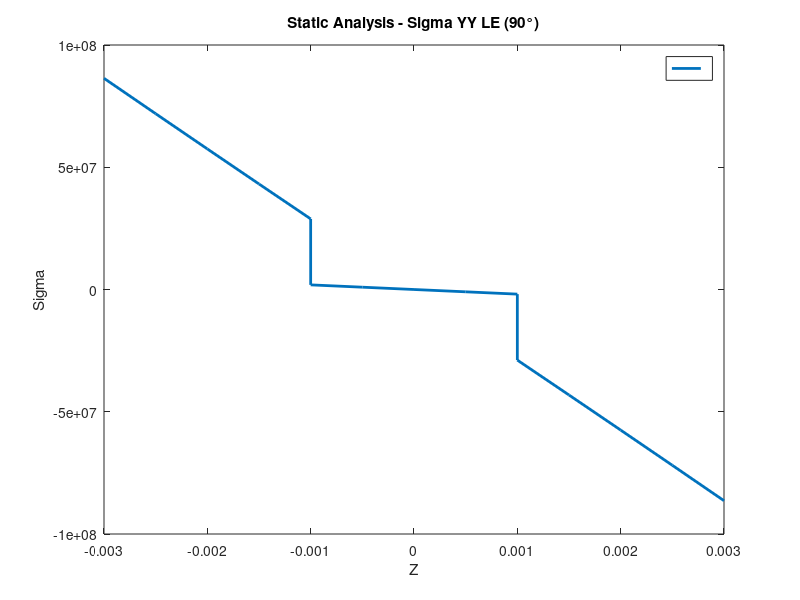
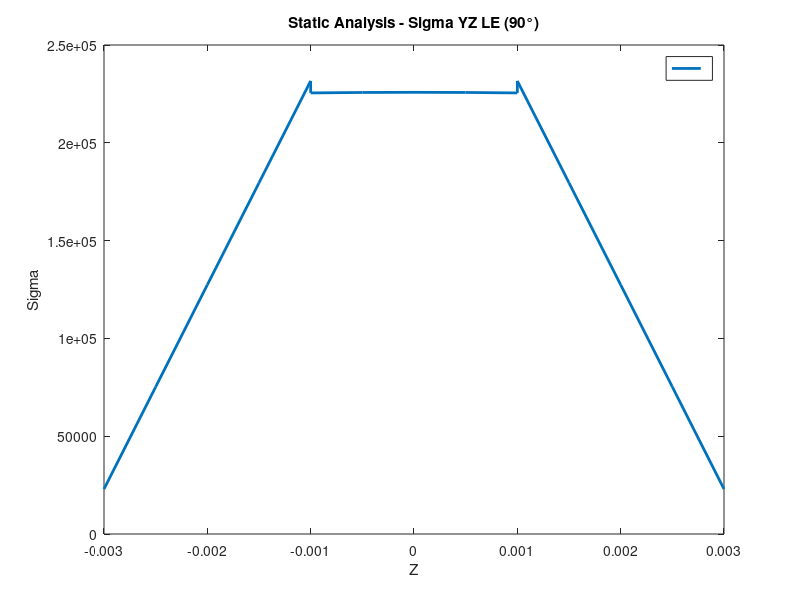
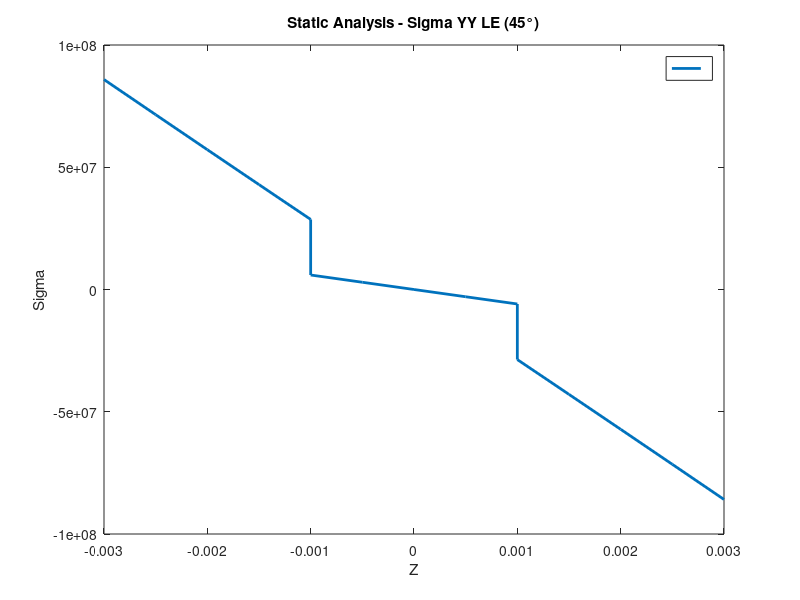
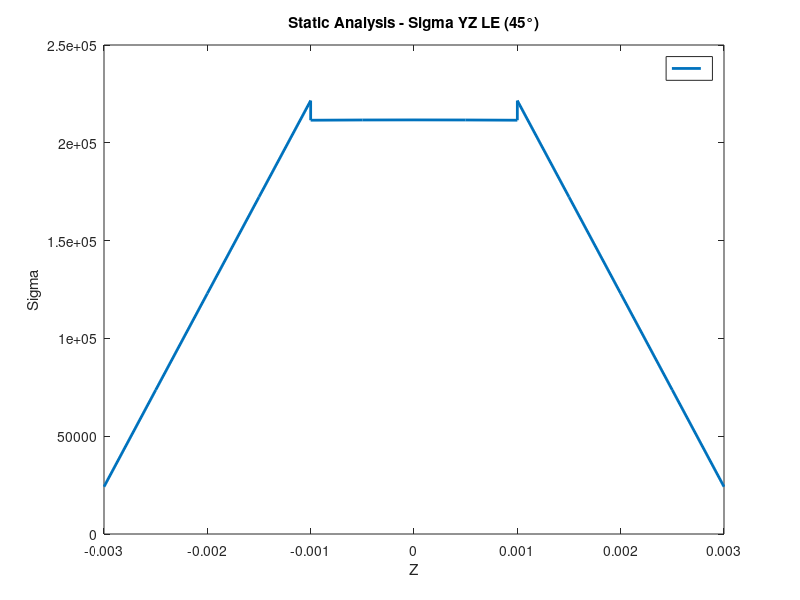

Reproduce these figures in MATLAB, in order.
clc; clear all; close all;

%% Z static

z.static = [-0.299999003E-02
-0.250000003E-02
-0.200000000E-02
-0.149999997E-02
-0.100000997E-02
-0.999990034E-03
-0.500000035E-03
-0.560700739E-19
 0.500000035E-03
 0.999990034E-03
 0.100000997E-02
 0.149999997E-02
 0.200000000E-02
 0.250000003E-02
 0.299999003E-02];

 


%% Sigma Static 

    % Sigma YY 90
    sigma.yy_90_LE = [ 0.863787184E+08
     0.719046799E+08
     0.574963906E+08
     0.431541417E+08
     0.288782192E+08
     0.189184622E+07
     0.945932605E+06
    -0.377685714E-03
    -0.945932606E+06
    -0.189184622E+07
    -0.288782192E+08
    -0.431541417E+08
    -0.574963906E+08
    -0.719046799E+08
    -0.863787184E+08];
    sigma.yy_90_TE_1 = [ 0.863096482E+08
     0.719249468E+08
     0.575399566E+08
     0.431549665E+08
     0.287702650E+08
     0.198052225E+07
     0.990271062E+06
     0.331310582E-08
    -0.990271062E+06
    -0.198052225E+07
    -0.287702650E+08
    -0.431549665E+08
    -0.575399566E+08
    -0.719249468E+08
    -0.863096482E+08];
    sigma.yy_90_TE_2 = [ 0.863158641E+08
     0.719301267E+08
     0.575441006E+08
     0.431580744E+08
     0.287723370E+08
     0.192438402E+07
     0.962201665E+06
    -0.163749772E-06
    -0.962201665E+06
    -0.192438402E+07
    -0.287723370E+08
    -0.431580744E+08
    -0.575441006E+08
    -0.719301267E+08
    -0.863158641E+08];
    sigma.yy_90_TE_3 = [ 0.863146837E+08
     0.719227499E+08
     0.575340144E+08
     0.431480687E+08
     0.287645041E+08
     0.189824196E+07
     0.949102083E+06
     0.538973510E-07
    -0.949102083E+06
    -0.189824196E+07
    -0.287645041E+08
    -0.431480687E+08
    -0.575340144E+08
    -0.719227499E+08
    -0.863146837E+08];
    sigma.yy_90_TE_4 = [ 0.863192442E+08
     0.719235474E+08
     0.575326868E+08
     0.431459265E+08
     0.287625299E+08
     0.189646659E+07
     0.948035643E+06
    -0.391298136E-06
    -0.948035643E+06
    -0.189646659E+07
    -0.287625299E+08
    -0.431459265E+08
    -0.575326868E+08
    -0.719235474E+08
    -0.863192442E+08];
    sigma.yy_90_TE_5 = [ 0.863579186E+08
     0.718938902E+08
     0.575089287E+08
     0.431469778E+08
     0.287789623E+08
     0.189792172E+07
     0.949255980E+06
     0.343894199E-05
    -0.949255980E+06
    -0.189792172E+07
    -0.287789623E+08
    -0.431469778E+08
    -0.575089287E+08
    -0.718938902E+08
    -0.863579186E+08];
    sigma.yy_90_TE_6 = [ 0.863463411E+08
     0.718938974E+08
     0.575090794E+08
     0.431442938E+08
     0.287748120E+08
     0.189501663E+07
     0.946873551E+06
     0.157843049E-04
    -0.946873551E+06
    -0.189501663E+07
    -0.287748120E+08
    -0.431442938E+08
    -0.575090794E+08
    -0.718938974E+08
    -0.863463411E+08];

    % Sigma YZ 90
    sigma.yz_90_LE = [0.229680235E+05
    0.752045610E+05
    0.127393633E+06
    0.179534191E+06
    0.231625189E+06
    0.225502733E+06
    0.225733023E+06
    0.225809788E+06
    0.225733023E+06
    0.225502733E+06
    0.231625189E+06
    0.179534191E+06
    0.127393633E+06
    0.752045610E+05
    0.229680235E+05];
    sigma.yz_90_TE_1 = [0.895104578E+05
    0.895104578E+05
    0.895104578E+05
    0.895104578E+05
    0.895104578E+05
    0.321003021E+06
    0.321003021E+06
    0.321003021E+06
    0.321003021E+06
    0.321003021E+06
    0.895104578E+05
    0.895104578E+05
    0.895104578E+05
    0.895104578E+05
    0.895104578E+05];
    sigma.yz_90_TE_2 = [0.107451876E+06
    0.107781893E+06
    0.108051912E+06
    0.108261928E+06
    0.108411936E+06
    0.388787651E+06
    0.389110425E+06
    0.389218019E+06
    0.389110425E+06
    0.388787651E+06
    0.108411936E+06
    0.108261928E+06
    0.108051912E+06
    0.107781893E+06
    0.107451876E+06];
    sigma.yz_90_TE_3 = [0.972165513E+05
    0.929483091E+05
    0.894560345E+05
    0.867398210E+05
    0.847996998E+05
    0.304109046E+06
    0.299934485E+06
    0.298542927E+06
    0.299934485E+06
    0.304109046E+06
    0.847996998E+05
    0.867398210E+05
    0.894560345E+05
    0.929483091E+05
    0.972165513E+05];
    sigma.yz_90_TE_4 = [0.980805922E+05
    0.938065995E+05
    0.903116929E+05
    0.875947221E+05
    0.856547508E+05
    0.307175436E+06
    0.303002189E+06
    0.301611234E+06
    0.303002189E+06
    0.307175436E+06
    0.856547508E+05
    0.875947221E+05
    0.903116929E+05
    0.938065995E+05
    0.980805922E+05];
    sigma.yz_90_TE_5 = [-0.562678573E+05
     0.110725358E+06
     0.160883037E+06
     0.146086552E+06
     0.106692741E+06
     0.382616365E+06
     0.256502934E+06
     0.207572470E+06
     0.256502934E+06
     0.382616365E+06
     0.106692741E+06
     0.146086552E+06
     0.160883037E+06
     0.110725358E+06
    -0.562678573E+05];
    sigma.yz_90_TE_6 = [-0.564855660E+05
     0.110559645E+06
     0.160731689E+06
     0.145927299E+06
     0.106516980E+06
     0.381986047E+06
     0.255820855E+06
     0.206870363E+06
     0.255820854E+06
     0.381986047E+06
     0.106516980E+06
     0.145927299E+06
     0.160731689E+06
     0.110559645E+06
    -0.564855660E+05];




    % Sigma YY 45
    sigma.yy_45_LE = [ 0.858715858E+08
     0.715051347E+08
     0.571806542E+08
     0.428984329E+08
     0.286587562E+08
     0.592787258E+07
     0.296396603E+07
    -0.173671268E-03
    -0.296396603E+07
    -0.592787258E+07
    -0.286587563E+08
    -0.428984329E+08
    -0.571806542E+08
    -0.715051347E+08
    -0.858715858E+08];
    sigma.yy_45_TE_1 = [ 0.860985837E+08
     0.717490591E+08
     0.573992465E+08
     0.430494339E+08
     0.286999093E+08
     0.380973594E+07
     0.190488708E+07
    -0.119996848E-07
    -0.190488708E+07
    -0.380973594E+07
    -0.286999093E+08
    -0.430494339E+08
    -0.573992465E+08
    -0.717490591E+08
    -0.860985837E+08];
    sigma.yy_45_TE_2 = [ 0.857889063E+08
     0.714909937E+08
     0.571927942E+08
     0.428945947E+08
     0.285966821E+08
     0.649079128E+07
     0.324542821E+07
    -0.265871766E-06
    -0.324542821E+07
    -0.649079128E+07
    -0.285966821E+08
    -0.428945947E+08
    -0.571927942E+08
    -0.714909937E+08
    -0.857889063E+08];
    sigma.yy_45_TE_3 = [ 0.858235242E+08
     0.715115886E+08
     0.572038677E+08
     0.428997484E+08
     0.285986173E+08
     0.592321323E+07
     0.296149582E+07
    -0.402767776E-07
    -0.296149582E+07
    -0.592321323E+07
    -0.285986173E+08
    -0.428997484E+08
    -0.572038677E+08
    -0.715115886E+08
    -0.858235242E+08];
    sigma.yy_45_TE_4 = [ 0.858242607E+08
     0.715105692E+08
     0.572019832E+08
     0.428977114E+08
     0.285969624E+08
     0.593968014E+07
     0.296952864E+07
    -0.453193003E-06
    -0.296952864E+07
    -0.593968014E+07
    -0.285969624E+08
    -0.428977114E+08
    -0.572019832E+08
    -0.715105692E+08
    -0.858242607E+08];
    sigma.yy_45_TE_5 = [ 0.858444008E+08
     0.714884549E+08
     0.571811458E+08
     0.428906620E+08
     0.286000669E+08
     0.593563943E+07
     0.296850745E+07
     0.683071041E-05
    -0.296850745E+07
    -0.593563943E+07
    -0.286000669E+08
    -0.428906620E+08
    -0.571811458E+08
    -0.714884549E+08
    -0.858444008E+08];
    sigma.yy_45_TE_6 = [ 0.858289687E+08
     0.714872133E+08
     0.571811709E+08
     0.428882012E+08
     0.285961478E+08
     0.593952403E+07
     0.296961464E+07
     0.227532977E-04
    -0.296961464E+07
    -0.593952403E+07
    -0.285961478E+08
    -0.428882012E+08
    -0.571811709E+08
    -0.714872133E+08
    -0.858289687E+08];

    % Sigma YZ 45
    sigma.yz_45_LE = [0.241661022E+05
    0.735797436E+05
    0.122954951E+06
    0.172290733E+06
    0.221586099E+06
    0.211547642E+06
    0.211665389E+06
    0.211704639E+06
    0.211665389E+06
    0.211547642E+06
    0.221586099E+06
    0.172290733E+06
    0.122954951E+06
    0.735797436E+05
    0.241661022E+05];
    sigma.yz_45_TE_1 = [0.121503298E+0
    0.121503298E+0
    0.121503298E+0
    0.121503298E+0
    0.121503298E+0
    0.257010435E+0
    0.257010435E+0
    0.257010435E+0
    0.257010435E+0
    0.257010435E+0
    0.121503298E+0
    0.121503298E+0
    0.121503298E+0
    0.121503298E+0
    0.121503298E+0];
    sigma.yz_45_TE_2 = [0.142180693E+06
    0.142508776E+06
    0.142777213E+06
    0.142985997E+06
    0.143135127E+06
    0.306617030E+06
    0.306822209E+06
    0.306890604E+06
    0.306822209E+06
    0.306617030E+06
    0.143135127E+06
    0.142985997E+06
    0.142777213E+06
    0.142508776E+06
    0.142180693E+06];
    sigma.yz_45_TE_3 = [0.510339575E+05
    0.791041790E+05
    0.102071227E+06
    0.119934485E+06
    0.132693751E+06
    0.252826946E+06
    0.261793771E+06
    0.264782793E+06
    0.261793771E+06
    0.252826946E+06
    0.132693751E+06
    0.119934485E+06
    0.102071227E+06
    0.791041790E+05
    0.510339575E+05];
    sigma.yz_45_TE_4 = [0.565178246E+05
    0.845953778E+05
    0.107569917E+06
    0.125439931E+06
    0.138204519E+06
    0.264957777E+06
    0.273926449E+06
    0.276916162E+06
    0.273926449E+06
    0.264957777E+06
    0.138204519E+06
    0.125439931E+06
    0.107569917E+06
    0.845953778E+05
    0.565178246E+05];
    sigma.yz_45_TE_5 = [-0.204659916E+05
     0.102983755E+06
     0.154945451E+06
     0.164842939E+06
     0.155564351E+06
     0.301325979E+06
     0.245625701E+06
     0.223549276E+06
     0.245625701E+06
     0.301325979E+06
     0.155564351E+06
     0.164842939E+06
     0.154945451E+06
     0.102983755E+06
    -0.204659916E+05];
    sigma.yz_45_TE_6 = [-0.205457442E+05
     0.102765233E+06
     0.154661543E+06
     0.164534984E+06
     0.155252268E+06
     0.300620196E+06
     0.244932795E+06
     0.222862669E+06
     0.244932795E+06
     0.300620196E+06
     0.155252268E+06
     0.164534984E+06
     0.154661543E+06
     0.102765233E+06
    -0.205457442E+05];




%% Sigma Thermal 

    % Sigma XX 90
    sigma.xx.thermal_90_LE = [ 0.299032614E+07
     0.276814308E+07
     0.284925904E+07
     0.323368154E+07
     0.392139373E+07
    -0.550426618E+07
    -0.102739814E+08
    -0.118639290E+08
    -0.102739814E+08
    -0.550426618E+07
     0.392139373E+07
     0.323368154E+07
     0.284925904E+07
     0.276814308E+07
     0.299032614E+07];
    sigma.xx.thermal_90_TE_1 = [ 0.307193349E+07
     0.307193349E+07
     0.307193349E+07
     0.307193349E+07
     0.307193349E+07
    -0.614258186E+07
    -0.614258186E+07
    -0.614258186E+07
    -0.614258186E+07
    -0.614258186E+07
     0.307193349E+07
     0.307193349E+07
     0.307193349E+07
     0.307193349E+07
     0.307193349E+07];
    sigma.xx.thermal_90_TE_2 = [ 0.278321721E+0
     0.277586199E+0
     0.276984395E+0
     0.276516326E+0
     0.276181996E+0
    -0.557210770E+0
    -0.557411366E+0
    -0.557478233E+0
    -0.557411366E+0
    -0.557210770E+0
     0.276181996E+0
     0.276516326E+0
     0.276984395E+0
     0.277586199E+0
     0.278321721E+0];
    sigma.xx.thermal_90_TE_3 = [ 0.305400899E+07
     0.292190213E+07
     0.281381233E+07
     0.272974249E+07
     0.266969357E+07
    -0.566259718E+07
    -0.569380240E+07
    -0.570420442E+07
    -0.569380240E+07
    -0.566259718E+07
     0.266969357E+07
     0.272974249E+07
     0.281381233E+07
     0.292190213E+07
     0.305400899E+07];
    sigma.xx.thermal_90_TE_4 = [ 0.249107752E+07
     0.308589782E+07
     0.307328940E+07
     0.275280963E+07
     0.235747091E+07
    -0.596833399E+07
    -0.626686022E+07
    -0.637746688E+07
    -0.626686022E+07
    -0.596833399E+07
     0.235747091E+07
     0.275280963E+07
     0.307328940E+07
     0.308589782E+07
     0.249107752E+07];
    sigma.xx.thermal_90_TE_5 = [ 0.202235996E+07
     0.315314448E+07
     0.328603578E+07
     0.289639296E+07
     0.235397857E+07
    -0.599647665E+07
    -0.642212886E+07
    -0.658110413E+07
    -0.642212886E+07
    -0.599647665E+07
     0.235397857E+07
     0.289639296E+07
     0.328603578E+07
     0.315314448E+07
     0.202235996E+07];
    sigma.xx.thermal_90_TE_6 = [ 0.367884376E+07
     0.254380330E+07
     0.341343267E+07
     0.319925881E+07
     0.173192417E+07
    -0.660713019E+07
    -0.824392710E+07
    -0.894033327E+07
    -0.824392710E+07
    -0.660713019E+07
     0.173192417E+07
     0.319925881E+07
     0.341343267E+07
     0.254380330E+07
     0.367884376E+07];

    % Sigma YY 90
    sigma.yy.thermal_90_LE = [ 0.235759965E+09
     0.228227527E+09
     0.230121634E+09
     0.241442534E+09
     0.262189713E+09
    -0.462449892E+09
    -0.474703605E+09
    -0.478788285E+09
    -0.474703605E+09
    -0.462449892E+09
     0.262189713E+09
     0.241442534E+09
     0.230121634E+09
     0.228227527E+09
     0.235759965E+09];
    sigma.yy.thermal_90_TE_1 = [ 0.236774329E+09
     0.236774329E+09
     0.236774329E+09
     0.236774329E+09
     0.236774329E+09
    -0.473544982E+09
    -0.473544982E+09
    -0.473544982E+09
    -0.473544982E+09
    -0.473544982E+09
     0.236774329E+09
     0.236774329E+09
     0.236774329E+09
     0.236774329E+09
     0.236774329E+09];
    sigma.yy.thermal_90_TE_2 = [ 0.232403821E+09
     0.232174870E+09
     0.231987541E+09
     0.231841841E+09
     0.231737772E+09
    -0.464043217E+09
    -0.464048307E+09
    -0.464050003E+09
    -0.464048307E+09
    -0.464043217E+09
     0.231737772E+09
     0.231841841E+09
     0.231987541E+09
     0.232174870E+09
     0.232403821E+09];
    sigma.yy.thermal_90_TE_3 = [ 0.232642422E+09
     0.232308157E+09
     0.232034661E+09
     0.231821942E+09
     0.231670002E+09
    -0.464134186E+09
    -0.464173274E+09
    -0.464186304E+09
    -0.464173274E+09
    -0.464134186E+09
     0.231670002E+09
     0.231821942E+09
     0.232034661E+09
     0.232308157E+09
     0.232642422E+09];
    sigma.yy.thermal_90_TE_4 = [ 0.212292332E+09
     0.236020691E+09
     0.239893411E+09
     0.233234948E+09
     0.223298429E+09
    -0.464857995E+09
    -0.465556471E+09
    -0.465817454E+09
    -0.465556471E+09
    -0.464857995E+09
     0.223298429E+09
     0.233234948E+09
     0.239893411E+09
     0.236020691E+09
     0.212292332E+09];
    sigma.yy.thermal_90_TE_5 = [ 0.211780067E+09
     0.236088915E+09
     0.240118717E+09
     0.233384637E+09
     0.223288151E+09
    -0.464860582E+09
    -0.465686946E+09
    -0.465997126E+09
    -0.465686946E+09
    -0.464860582E+09
     0.223288151E+09
     0.233384637E+09
     0.240118717E+09
     0.236088915E+09
     0.211780067E+09];
    sigma.yy.thermal_90_TE_6 = [ 0.268410910E+09
     0.217084398E+09
     0.244364873E+09
     0.246136517E+09
     0.210921565E+09
    -0.466082597E+09
    -0.469847066E+09
    -0.471471061E+09
    -0.469847066E+09
    -0.466082597E+09
     0.210921565E+09
     0.246136517E+09
     0.244364873E+09
     0.217084398E+09
     0.268410910E+09];

    % Sigma ZZ 90
    sigma.zz.thermal_90_LE = [ 0.866587993E+05
    -0.106328965E+06
     0.370379256E+04
     0.416763986E+06
     0.113283420E+07
    -0.602241177E+06
    -0.559566405E+07
    -0.726018289E+07
    -0.559566405E+07
    -0.602241177E+06
     0.113283420E+07
     0.416763986E+06
     0.370379256E+04
    -0.106328965E+06
     0.866587993E+05];
    sigma.zz.thermal_90_TE_1 = [-0.286958353E+06
    -0.286958353E+06
    -0.286958353E+06
    -0.286958353E+06
    -0.286958353E+06
     0.576942771E+06
     0.576942771E+06
     0.576942771E+06
     0.576942771E+06
     0.576942771E+06
    -0.286958353E+06
    -0.286958353E+06
    -0.286958353E+06
    -0.286958353E+06
    -0.286958353E+06];
    sigma.zz.thermal_90_TE_2 = [-0.287691321E+06
    -0.295046541E+06
    -0.301064579E+06
    -0.305745276E+06
    -0.309088577E+06
     0.532588490E+06
     0.530513975E+06
     0.529822451E+06
     0.530513975E+06
     0.532588490E+06
    -0.309088577E+06
    -0.305745276E+06
    -0.301064579E+06
    -0.295046541E+06
    -0.287691321E+06];
    sigma.zz.thermal_90_TE_3 = [ 0.385282913E+06
     0.686380778E+05
    -0.190440639E+06
    -0.391946304E+06
    -0.535876607E+06
     0.305821749E+06
     0.219396468E+06
     0.190587270E+06
     0.219396468E+06
     0.305821749E+06
    -0.535876607E+06
    -0.391946304E+06
    -0.190440639E+06
     0.686380778E+05
     0.385282913E+06];
    sigma.zz.thermal_90_TE_4 = [-0.423399100E+05
     0.298797482E+06
     0.786257661E+05
    -0.403292110E+06
    -0.913941909E+06
    -0.814075842E+05
    -0.463141641E+06
    -0.601864177E+06
    -0.463141641E+06
    -0.814075842E+05
    -0.913941909E+06
    -0.403292110E+06
     0.786257661E+05
     0.298797482E+06
    -0.423399100E+05];
    sigma.zz.thermal_90_TE_5 = [-0.120841290E+07
     0.455974748E+06
     0.598719721E+06
    -0.487895944E+05
    -0.917636603E+06
    -0.850966322E+05
    -0.777728818E+06
    -0.103608273E+07
    -0.777728818E+06
    -0.850966322E+05
    -0.917636603E+06
    -0.487895944E+05
     0.598719721E+06
     0.455974748E+06
    -0.120841290E+07];
    sigma.zz.thermal_90_TE_6 = [ 0.203470573E+06
    -0.152103892E+06
     0.711982418E+06
     0.932157277E+05
    -0.187754080E+07
    -0.105839450E+07
    -0.313870306E+07
    -0.400271164E+07
    -0.313870306E+07
    -0.105839450E+07
    -0.187754080E+07
     0.932157277E+05
     0.711982418E+06
    -0.152103892E+06
     0.203470573E+06];





    
    % Sigma XX 45
    sigma.xx.thermal_45_LE = [-0.896046073E+07
    -0.905848677E+07
    -0.900598852E+07
    -0.880296247E+07
    -0.844941726E+07
     0.255878333E+08
     0.143063589E+08
     0.105457668E+08
     0.143063589E+08
     0.255878333E+08
    -0.844941726E+07
    -0.880296247E+07
    -0.900598852E+07
    -0.905848677E+07
    -0.896046073E+07];
    sigma.xx.thermal_45_TE_1 = [-0.778206289E+08
    -0.778206289E+08
    -0.778206289E+08
    -0.778206289E+08
    -0.778206289E+08
     0.155764603E+09
     0.155764603E+09
     0.155764603E+09
     0.155764603E+09
     0.155764603E+09
    -0.778206289E+08
    -0.778206289E+08
    -0.778206289E+08
    -0.778206289E+08
    -0.778206289E+08];
    sigma.xx.thermal_45_TE_2 = [-0.911100182E+07
    -0.911485833E+07
    -0.911801373E+07
    -0.912046792E+07
    -0.912222089E+07
     0.181842922E+08
     0.181763785E+08
     0.181737406E+08
     0.181763785E+08
     0.181842922E+08
    -0.912222089E+07
    -0.912046792E+07
    -0.911801373E+07
    -0.911485833E+07
    -0.911100182E+07];
    sigma.xx.thermal_45_TE_3 = [-0.887454662E+07
    -0.898702069E+07
    -0.907904694E+07
    -0.915062291E+07
    -0.920174779E+07
     0.180963625E+08
     0.180411571E+08
     0.180227548E+08
     0.180411571E+08
     0.180963625E+08
    -0.920174779E+07
    -0.915062291E+07
    -0.907904694E+07
    -0.898702069E+07
    -0.887454662E+07];
    sigma.xx.thermal_45_TE_4 = [-0.920704597E+07
    -0.891096838E+07
    -0.892401646E+07
    -0.909301939E+07
    -0.929883247E+07
     0.183811472E+08
     0.173912695E+08
     0.170177921E+08
     0.173912695E+08
     0.183811472E+08
    -0.929883247E+07
    -0.909301939E+07
    -0.892401646E+07
    -0.891096838E+07
    -0.920704597E+07];
    sigma.xx.thermal_45_TE_5 = [-0.960081703E+07
    -0.890461317E+07
    -0.880163222E+07
    -0.901190119E+07
    -0.931764017E+07
     0.183746625E+08
     0.173248768E+08
     0.169254392E+08
     0.173248768E+08
     0.183746625E+08
    -0.931764017E+07
    -0.901190119E+07
    -0.880163222E+07
    -0.890461317E+07
    -0.960081703E+07];
    sigma.xx.thermal_45_TE_6 = [-0.869978073E+07
    -0.920604646E+07
    -0.886322123E+07
    -0.890318876E+07
    -0.942001099E+07
     0.197038956E+08
     0.161724827E+08
     0.145941487E+08
     0.161724827E+08
     0.197038956E+08
    -0.942001099E+07
    -0.890318876E+07
    -0.886322123E+07
    -0.920604646E+07
    -0.869978073E+07];

    % Sigma YY 45
    sigma.yy.thermal_45_LE = [ 0.210922073E+09
     0.207304760E+09
     0.208418717E+09
     0.214264063E+09
     0.224840539E+09
    -0.410103165E+09
    -0.424803359E+09
    -0.429703555E+09
    -0.424803359E+09
    -0.410103165E+09
     0.224840539E+09
     0.214264063E+09
     0.208418717E+09
     0.207304760E+09
     0.210922073E+09];
    sigma.yy.thermal_45_TE_1 = [ 0.310889652E+09
     0.310889652E+09
     0.310889652E+09
     0.310889652E+09
     0.310889652E+09
    -0.621791865E+09
    -0.621791865E+09
    -0.621791865E+09
    -0.621791865E+09
    -0.621791865E+09
     0.310889652E+09
     0.310889652E+09
     0.310889652E+09
     0.310889652E+09
     0.310889652E+09];
    sigma.yy.thermal_45_TE_2 = [ 0.209582793E+09
     0.209462749E+09
     0.209364528E+09
     0.209288134E+09
     0.209233568E+09
    -0.418632992E+09
    -0.418643329E+09
    -0.418646774E+09
    -0.418643329E+09
    -0.418632992E+09
     0.209233568E+09
     0.209288134E+09
     0.209364528E+09
     0.209462749E+09
     0.209582793E+09];
    sigma.yy.thermal_45_TE_3 = [ 0.209795434E+09
     0.209582191E+09
     0.209407715E+09
     0.209272012E+09
     0.209175083E+09
    -0.418712990E+09
    -0.418769436E+09
    -0.418788252E+09
    -0.418769436E+09
    -0.418712990E+09
     0.209175083E+09
     0.209272012E+09
     0.209407715E+09
     0.209582191E+09
     0.209795434E+09];
    sigma.yy.thermal_45_TE_4 = [ 0.198115431E+09
     0.211104370E+09
     0.213785026E+09
     0.210925188E+09
     0.206233545E+09
    -0.418649424E+09
    -0.419922666E+09
    -0.420403670E+09
    -0.419922666E+09
    -0.418649424E+09
     0.206233545E+09
     0.210925188E+09
     0.213785026E+09
     0.211104370E+09
     0.198115431E+09];
    sigma.yy.thermal_45_TE_5 = [ 0.197736051E+09
     0.211138975E+09
     0.213937199E+09
     0.211031195E+09
     0.206232860E+09
    -0.418654206E+09
    -0.419988402E+09
    -0.420495649E+09
    -0.419988402E+09
    -0.418654206E+09
     0.206232860E+09
     0.211031195E+09
     0.213937199E+09
     0.211138975E+09
     0.197736051E+09];
    sigma.yy.thermal_45_TE_6 = [ 0.227307464E+09
     0.202291592E+09
     0.212823244E+09
     0.216096266E+09
     0.205713243E+09
    -0.417357856E+09
    -0.421929167E+09
    -0.423973291E+09
    -0.421929167E+09
    -0.417357856E+09
     0.205713243E+09
     0.216096266E+09
     0.212823244E+09
     0.202291592E+09
     0.227307464E+09];

    % Sigma ZZ 45
    sigma.zz.thermal_45_LE = [ 0.637450883E+04
    -0.628261548E+05
     0.193806348E+05
     0.252997786E+06
     0.638016052E+06
    -0.128056220E+05
    -0.153891859E+07
    -0.204763652E+07
    -0.153891859E+07
    -0.128056220E+05
     0.638016052E+06
     0.252997786E+06
     0.193806348E+05
    -0.628261548E+05
     0.637450883E+04];
    sigma.zz.thermal_45_TE_1 = [-0.113105663E+06
    -0.113105663E+06
    -0.113105663E+06
    -0.113105663E+06
    -0.113105663E+06
     0.228892116E+06
     0.228892116E+06
     0.228892116E+06
     0.228892116E+06
     0.228892116E+06
    -0.113105663E+06
    -0.113105663E+06
    -0.113105663E+06
    -0.113105663E+06
    -0.113105663E+06];
    sigma.zz.thermal_45_TE_2 = [-0.242311030E+06
    -0.246167539E+06
    -0.249322934E+06
    -0.251777130E+06
    -0.253530099E+06
     0.464360736E+06
     0.463290389E+06
     0.462933597E+06
     0.463290389E+06
     0.464360736E+06
    -0.253530099E+06
    -0.251777130E+06
    -0.249322934E+06
    -0.246167539E+06
    -0.242311030E+06];
    sigma.zz.thermal_45_TE_3 = [ 0.330289719E+06
     0.676118706E+05
    -0.147311073E+06
    -0.314473359E+06
    -0.433873071E+06
     0.284049769E+06
     0.212437979E+06
     0.188566743E+06
     0.212437979E+06
     0.284049769E+06
    -0.433873071E+06
    -0.314473359E+06
    -0.147311073E+06
     0.676118706E+05
     0.330289719E+06];
    sigma.zz.thermal_45_TE_4 = [ 0.529829716E+05
     0.175496809E+06
     0.204389157E+05
    -0.259016087E+06
    -0.543722234E+06
     0.170145296E+06
    -0.368311344E+05
    -0.111596621E+06
    -0.368311344E+05
     0.170145296E+06
    -0.543722234E+06
    -0.259016087E+06
     0.204389157E+05
     0.175496809E+06
     0.529829716E+05];
    sigma.zz.thermal_45_TE_5 = [-0.838645260E+06
     0.225915032E+06
     0.334046170E+06
    -0.565457686E+05
    -0.589830044E+06
     0.124017466E+06
    -0.299856339E+06
    -0.458199889E+06
    -0.299856339E+06
     0.124017466E+06
    -0.589830044E+06
    -0.565457686E+05
     0.334046170E+06
     0.225915032E+06
    -0.838645260E+06];
    sigma.zz.thermal_45_TE_6 = [-0.124158606E+05
    -0.102891597E+06
     0.232078638E+06
    -0.305680214E+05
    -0.822461049E+06
    -0.112511424E+06
    -0.929946365E+06
    -0.126830526E+07
    -0.929946365E+06
    -0.112511424E+06
    -0.822461049E+06
    -0.305680214E+05
     0.232078638E+06
    -0.102891597E+06
    -0.124158606E+05];
  
%% Static plots (8)  

    % LE 90
    figure()
    plot(z.static, sigma.yy_90_LE, 'linewidth', 2)
    xlabel('Z')
    ylabel('Sigma')
    title('Static Analysis - Sigma YY LE (90°)')
    legend('')

    figure()
    plot(z.static, sigma.yz_90_LE, 'linewidth', 2)
    xlabel('Z')
    ylabel('Sigma')
    title('Static Analysis - Sigma YZ LE (90°)')
    legend('')

    % LE 45
    figure()
    plot(z.static, sigma.yy_45_LE, 'linewidth', 2)
    xlabel('Z')
    ylabel('Sigma')
    title('Static Analysis - Sigma YY LE (45°)')
    legend('')

    figure()
    plot(z.static, sigma.yz_45_LE, 'linewidth', 2)
    xlabel('Z')
    ylabel('Sigma')
    title('Static Analysis - Sigma YZ LE (45°)')
    legend('')

    % LE vs TE 90 (yy)
    figure()
    plot(z.static, sigma.yy_90_LE, 'linewidth', 2)
    hold on
    plot(z.static, sigma.yy_90_TE_1, 'linewidth', 2)
    hold on
    plot(z.static, sigma.yy_90_TE_2, 'linewidth', 2)
    hold on
    plot(z.static, sigma.yy_90_TE_3, 'linewidth', 2)
    hold on
    plot(z.static, sigma.yy_90_TE_4, 'linewidth', 2)
    hold on
    plot(z.static, sigma.yy_90_TE_5, 'linewidth', 2)
    hold on
    plot(z.static, sigma.yy_90_TE_6, 'linewidth', 2)
    xlabel('Z')
    ylabel('Sigma')
    title('Static Analysis - Sigma YY (90°): LE vs TE')
    legend('')

    % LE vs TE 90 (yz)
    figure()
    plot(z.static, sigma.yz_90_LE, 'linewidth', 2)
    hold on
    plot(z.static, sigma.yz_90_TE_1, 'linewidth', 2)
    hold on
    plot(z.static, sigma.yz_90_TE_2, 'linewidth', 2)
    hold on
    plot(z.static, sigma.yz_90_TE_3, 'linewidth', 2)
    hold on
    plot(z.static, sigma.yz_90_TE_4, 'linewidth', 2)
    hold on
    plot(z.static, sigma.yz_90_TE_5, 'linewidth', 2)
    hold on
    plot(z.static, sigma.yz_90_TE_6, 'linewidth', 2)    
    xlabel('Z')
    ylabel('Sigma')
    title('Static Analysis - Sigma YZ (90°): LE vs TE')
    legend('')


    % LE vs TE 45 (yy)
    figure()
    plot(z.static, sigma.yy_45_LE, 'linewidth', 2)
    hold on
    plot(z.static, sigma.yy_45_TE_1, 'linewidth', 2)
    hold on
    plot(z.static, sigma.yy_45_TE_2, 'linewidth', 2)
    hold on
    plot(z.static, sigma.yy_45_TE_3, 'linewidth', 2)
    hold on
    plot(z.static, sigma.yy_45_TE_4, 'linewidth', 2)
    hold on
    plot(z.static, sigma.yy_45_TE_5, 'linewidth', 2)
    hold on
    plot(z.static, sigma.yy_45_TE_6, 'linewidth', 2)
    xlabel('Z')
    ylabel('Sigma')
    title('Static Analysis - Sigma YY (45°): LE vs TE')
    legend('')

    % LE vs TE 45 (yz)
    figure()
    plot(z.static, sigma.yz_45_LE, 'linewidth', 2)
    hold on
    plot(z.static, sigma.yz_45_TE_1, 'linewidth', 2)
    hold on
    plot(z.static, sigma.yz_45_TE_2, 'linewidth', 2)
    hold on
    plot(z.static, sigma.yz_45_TE_3, 'linewidth', 2)
    hold on
    plot(z.static, sigma.yz_45_TE_4, 'linewidth', 2)
    hold on
    plot(z.static, sigma.yz_45_TE_5, 'linewidth', 2)
    hold on
    plot(z.static, sigma.yz_45_TE_6, 'linewidth', 2)
    xlabel('Z')
    ylabel('Sigma')
    title('Static Analysis - Sigma YZ (45°): LE vs TE')
    legend('')


%% Thermal plots (12)  

    % LE 90
    figure()
    plot(z.static, sigma.xx.thermal_90_LE, 'linewidth', 2)
    xlabel('Z')
    ylabel('Sigma')
    title('Thermal Analysis - Sigma XX LE (90°)')
    legend('')
        
    figure()
    plot(z.static, sigma.yy.thermal_90_LE, 'linewidth', 2)
    xlabel('Z')
    ylabel('Sigma')
    title('Thermal Analysis - Sigma YY LE (90°)')
    legend('')

    figure()
    plot(z.static, sigma.zz.thermal_90_LE, 'linewidth', 2)
    xlabel('Z')
    ylabel('Sigma')
    title('Thermal Analysis - Sigma ZZ LE (90°)')
    legend('')

    % LE 45
    figure()
    plot(z.static, sigma.xx.thermal_45_LE, 'linewidth', 2)    
    xlabel('Z')
    ylabel('Sigma')
    title('Thermal Analysis - Sigma XX LE (45°)')
    legend('')
        
    figure()
    plot(z.static, sigma.yy.thermal_45_LE, 'linewidth', 2)    
    xlabel('Z')
    ylabel('Sigma')
    title('Thermal Analysis - Sigma YY LE (45°)')
    legend('')

    figure()
    plot(z.static, sigma.zz.thermal_45_LE, 'linewidth', 2)    
    xlabel('Z')
    ylabel('Sigma')
    title('Thermal Analysis - Sigma ZZ LE (45°)')
    legend('')
   
   
    % LE vs TE 90 (xx)
    figure()
    plot(z.static, sigma.xx.thermal_90_LE, 'linewidth', 2)
    hold on
    plot(z.static, sigma.xx.thermal_90_TE_1, 'linewidth', 2)
    hold on
    plot(z.static, sigma.xx.thermal_90_TE_2, 'linewidth', 2)
    hold on
    plot(z.static, sigma.xx.thermal_90_TE_3, 'linewidth', 2)
    hold on
    plot(z.static, sigma.xx.thermal_90_TE_4, 'linewidth', 2)
    hold on
    plot(z.static, sigma.xx.thermal_90_TE_5, 'linewidth', 2)
    hold on
    plot(z.static, sigma.xx.thermal_90_TE_6, 'linewidth', 2)
    xlabel('Z')
    ylabel('Sigma')
    title('Thermal Analysis - Sigma XX (90°): LE vs TE')
    legend('')
    

    % LE vs TE 90 (yy)
    figure()
    plot(z.static, sigma.yy.thermal_90_LE, 'linewidth', 2)
    hold on
    plot(z.static, sigma.yy.thermal_90_TE_1, 'linewidth', 2)
    hold on
    plot(z.static, sigma.yy.thermal_90_TE_2, 'linewidth', 2)
    hold on
    plot(z.static, sigma.yy.thermal_90_TE_3, 'linewidth', 2)
    hold on
    plot(z.static, sigma.yy.thermal_90_TE_4, 'linewidth', 2)
    hold on
    plot(z.static, sigma.yy.thermal_90_TE_5, 'linewidth', 2)
    hold on
    plot(z.static, sigma.yy.thermal_90_TE_6, 'linewidth', 2)
    xlabel('Z')
    ylabel('Sigma')
    title('Thermal Analysis - Sigma YY (90°): LE vs TE')
    legend('')
    
    % LE vs TE 90 (zz)
    figure()
    plot(z.static, sigma.zz.thermal_90_LE, 'linewidth', 2)
    hold on
    plot(z.static, sigma.zz.thermal_90_TE_1, 'linewidth', 2)
    hold on
    plot(z.static, sigma.zz.thermal_90_TE_2, 'linewidth', 2)
    hold on
    plot(z.static, sigma.zz.thermal_90_TE_3, 'linewidth', 2)
    hold on
    plot(z.static, sigma.zz.thermal_90_TE_4, 'linewidth', 2)
    hold on
    plot(z.static, sigma.zz.thermal_90_TE_5, 'linewidth', 2)
    hold on
    plot(z.static, sigma.zz.thermal_90_TE_6, 'linewidth', 2)
    xlabel('Z')
    ylabel('Sigma')
    title('Thermal Analysis - Sigma ZZ (90°): LE vs TE')
    legend('')


    % LE vs TE 45 (xx)
    figure()
    plot(z.static, sigma.xx.thermal_45_LE, 'linewidth', 2)
    hold on
    plot(z.static, sigma.xx.thermal_45_TE_1, 'linewidth', 2)
    hold on
    plot(z.static, sigma.xx.thermal_45_TE_2, 'linewidth', 2)
    hold on
    plot(z.static, sigma.xx.thermal_45_TE_3, 'linewidth', 2)
    hold on
    plot(z.static, sigma.xx.thermal_45_TE_4, 'linewidth', 2)
    hold on
    plot(z.static, sigma.xx.thermal_45_TE_5, 'linewidth', 2)
    hold on
    plot(z.static, sigma.xx.thermal_45_TE_6, 'linewidth', 2)
    xlabel('Z')
    ylabel('Sigma')
    title('Thermal Analysis - Sigma XX (45°): LE vs TE')
    legend('')

    % LE vs TE 45 (yy)
    figure()
    plot(z.static, sigma.yy.thermal_45_LE, 'linewidth', 2)
    hold on
    plot(z.static, sigma.yy.thermal_45_TE_1, 'linewidth', 2)
    hold on
    plot(z.static, sigma.yy.thermal_45_TE_2, 'linewidth', 2)
    hold on
    plot(z.static, sigma.yy.thermal_45_TE_3, 'linewidth', 2)
    hold on
    plot(z.static, sigma.yy.thermal_45_TE_4, 'linewidth', 2)
    hold on
    plot(z.static, sigma.yy.thermal_45_TE_5, 'linewidth', 2)
    hold on
    plot(z.static, sigma.yy.thermal_45_TE_6, 'linewidth', 2)
    xlabel('Z')
    ylabel('Sigma')
    title('Thermal Analysis - Sigma YY (45°): LE vs TE')
    legend('')

    % LE vs TE 45 (zz)
    figure()
    plot(z.static, sigma.zz.thermal_45_LE, 'linewidth', 2)
    hold on
    plot(z.static, sigma.zz.thermal_45_TE_1, 'linewidth', 2)
    hold on
    plot(z.static, sigma.zz.thermal_45_TE_2, 'linewidth', 2)
    hold on
    plot(z.static, sigma.zz.thermal_45_TE_3, 'linewidth', 2)
    hold on
    plot(z.static, sigma.zz.thermal_45_TE_4), 'linewidth', 2
    hold on
    plot(z.static, sigma.zz.thermal_45_TE_5, 'linewidth', 2)
    hold on
    plot(z.static, sigma.zz.thermal_45_TE_6, 'linewidth', 2)
    xlabel('Z')
    ylabel('Sigma')
    title('Thermal Analysis - Sigma ZZ (45°): LE vs TE')
    legend('')
  
  
  

  
  
  
  
  
  
  
  
